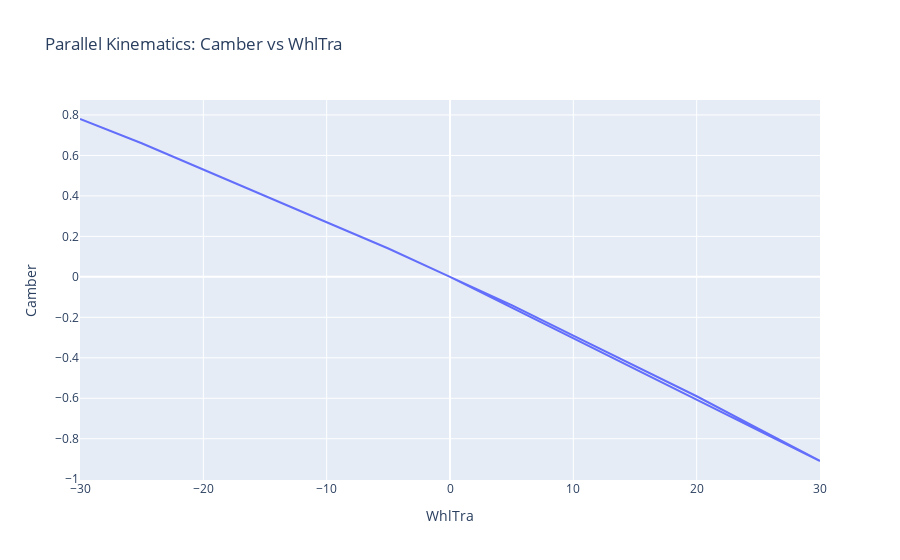

Write notebook code for a chart like this one.
### Code cell
import plotly.express as px

# Plot for Parallel Kinematics: Camber vs WhlTra
fig1 = px.line(parallel_data, x='WhlTra', y='Camber', title='Parallel Kinematics: Camber vs WhlTra')
fig1.show()

### Figure 1 — Plotly figure (JSON) as saved in the notebook; plotly's stock layout.template omitted (floating-point values rounded to 4 significant figures)
{"data": [{"hovertemplate": "WhlTra=%{x}<br>Camber=%{y}<extra></extra>", "legendgroup": "", "line": {"color": "#636efa", "dash": "solid"}, "marker": {"symbol": "circle"}, "mode": "lines", "name": "", "orientation": "v", "showlegend": false, "type": "scatter", "x": [0, 5, 10, 15, 20, 25, 30, 0, -5, -10, -15, -20, -25, -30], "xaxis": "x", "y": [0, -0.14, -0.29, -0.44, -0.59, -0.75, -0.91, 0, 0.14, 0.27, 0.4, 0.53, 0.66, 0.78], "yaxis": "y"}], "layout": {"legend": {"tracegroupgap": 0}, "title": {"text": "Parallel Kinematics: Camber vs WhlTra"}, "xaxis": {"anchor": "y", "domain": [0, 1], "title": {"text": "WhlTra"}}, "yaxis": {"anchor": "x", "domain": [0, 1], "title": {"text": "Camber"}}}}
